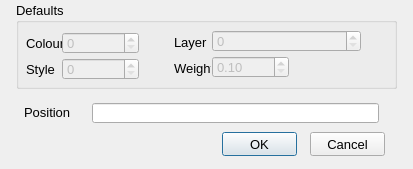
<?xml version="1.0" encoding="UTF-8"?>
<ui version="4.0">
 <class>PointVerify_Dialog</class>
 <widget class="QDialog" name="PointVerify_Dialog">
  <property name="geometry">
   <rect>
    <x>0</x>
    <y>0</y>
    <width>413</width>
    <height>169</height>
   </rect>
  </property>
  <property name="minimumSize">
   <size>
    <width>413</width>
    <height>169</height>
   </size>
  </property>
  <property name="maximumSize">
   <size>
    <width>413</width>
    <height>169</height>
   </size>
  </property>
  <property name="font">
   <font>
    <pointsize>10</pointsize>
   </font>
  </property>
  <property name="windowTitle">
   <string>Point Verify</string>
  </property>
  <widget class="QLabel" name="label_5">
   <property name="geometry">
    <rect>
     <x>24</x>
     <y>102</y>
     <width>61</width>
     <height>20</height>
    </rect>
   </property>
   <property name="font">
    <font>
     <pointsize>10</pointsize>
    </font>
   </property>
   <property name="text">
    <string>Position</string>
   </property>
  </widget>
  <widget class="QLineEdit" name="_104">
   <property name="geometry">
    <rect>
     <x>92</x>
     <y>103</y>
     <width>287</width>
     <height>20</height>
    </rect>
   </property>
   <property name="font">
    <font>
     <pointsize>10</pointsize>
    </font>
   </property>
   <property name="readOnly">
    <bool>true</bool>
   </property>
  </widget>
  <widget class="QPushButton" name="_1">
   <property name="geometry">
    <rect>
     <x>222</x>
     <y>132</y>
     <width>75</width>
     <height>24</height>
    </rect>
   </property>
   <property name="font">
    <font>
     <pointsize>10</pointsize>
    </font>
   </property>
   <property name="text">
    <string>OK</string>
   </property>
   <property name="default">
    <bool>true</bool>
   </property>
  </widget>
  <widget class="QGroupBox" name="groupBox">
   <property name="geometry">
    <rect>
     <x>16</x>
     <y>2</y>
     <width>381</width>
     <height>87</height>
    </rect>
   </property>
   <property name="title">
    <string>Defaults</string>
   </property>
   <widget class="QPushButton" name="_1002">
    <property name="enabled">
     <bool>true</bool>
    </property>
    <property name="geometry">
     <rect>
      <x>124</x>
      <y>55</y>
      <width>24</width>
      <height>24</height>
     </rect>
    </property>
    <property name="toolTip">
     <string>Select Style</string>
    </property>
    <property name="statusTip">
     <string/>
    </property>
    <property name="text">
     <string/>
    </property>
    <property name="icon">
     <iconset resource="../RealCAD.qrc">
      <normaloff>:/images/PROPERTIES-styles.svg</normaloff>:/images/PROPERTIES-styles.svg</iconset>
    </property>
    <property name="iconSize">
     <size>
      <width>20</width>
      <height>20</height>
     </size>
    </property>
    <property name="autoDefault">
     <bool>false</bool>
    </property>
    <property name="flat">
     <bool>true</bool>
    </property>
   </widget>
   <widget class="QLabel" name="label_103">
    <property name="geometry">
     <rect>
      <x>158</x>
      <y>56</y>
      <width>37</width>
      <height>20</height>
     </rect>
    </property>
    <property name="font">
     <font>
      <pointsize>10</pointsize>
     </font>
    </property>
    <property name="text">
     <string>Weight</string>
    </property>
   </widget>
   <widget class="QPushButton" name="_1001">
    <property name="enabled">
     <bool>true</bool>
    </property>
    <property name="geometry">
     <rect>
      <x>346</x>
      <y>28</y>
      <width>24</width>
      <height>24</height>
     </rect>
    </property>
    <property name="toolTip">
     <string>Select Layer</string>
    </property>
    <property name="statusTip">
     <string/>
    </property>
    <property name="text">
     <string/>
    </property>
    <property name="icon">
     <iconset resource="../RealCAD.qrc">
      <normaloff>:/images/PROPERTIES-layers.svg</normaloff>:/images/PROPERTIES-layers.svg</iconset>
    </property>
    <property name="iconSize">
     <size>
      <width>20</width>
      <height>20</height>
     </size>
    </property>
    <property name="flat">
     <bool>true</bool>
    </property>
   </widget>
   <widget class="QSpinBox" name="_102">
    <property name="enabled">
     <bool>false</bool>
    </property>
    <property name="geometry">
     <rect>
      <x>46</x>
      <y>56</y>
      <width>77</width>
      <height>22</height>
     </rect>
    </property>
    <property name="font">
     <font>
      <family>Lucida Grande</family>
      <pointsize>10</pointsize>
     </font>
    </property>
    <property name="maximum">
     <number>255</number>
    </property>
   </widget>
   <widget class="QLabel" name="label_100">
    <property name="geometry">
     <rect>
      <x>10</x>
      <y>31</y>
      <width>39</width>
      <height>20</height>
     </rect>
    </property>
    <property name="font">
     <font>
      <pointsize>10</pointsize>
     </font>
    </property>
    <property name="text">
     <string>Colour</string>
    </property>
   </widget>
   <widget class="QLabel" name="label_102">
    <property name="geometry">
     <rect>
      <x>10</x>
      <y>57</y>
      <width>41</width>
      <height>20</height>
     </rect>
    </property>
    <property name="font">
     <font>
      <pointsize>10</pointsize>
     </font>
    </property>
    <property name="text">
     <string>Style</string>
    </property>
   </widget>
   <widget class="QPushButton" name="_1000">
    <property name="enabled">
     <bool>true</bool>
    </property>
    <property name="geometry">
     <rect>
      <x>124</x>
      <y>29</y>
      <width>24</width>
      <height>24</height>
     </rect>
    </property>
    <property name="toolTip">
     <string>Select Colour</string>
    </property>
    <property name="text">
     <string/>
    </property>
    <property name="icon">
     <iconset resource="../RealCAD.qrc">
      <normaloff>:/images/PROPERTIES-colours.svg</normaloff>:/images/PROPERTIES-colours.svg</iconset>
    </property>
    <property name="iconSize">
     <size>
      <width>20</width>
      <height>20</height>
     </size>
    </property>
    <property name="autoDefault">
     <bool>false</bool>
    </property>
    <property name="flat">
     <bool>true</bool>
    </property>
   </widget>
   <widget class="QSpinBox" name="_100">
    <property name="enabled">
     <bool>false</bool>
    </property>
    <property name="geometry">
     <rect>
      <x>46</x>
      <y>30</y>
      <width>77</width>
      <height>22</height>
     </rect>
    </property>
    <property name="font">
     <font>
      <family>Lucida Grande</family>
      <pointsize>10</pointsize>
     </font>
    </property>
    <property name="specialValueText">
     <string/>
    </property>
    <property name="maximum">
     <number>255</number>
    </property>
   </widget>
   <widget class="WeightSpinBox" name="_103">
    <property name="enabled">
     <bool>false</bool>
    </property>
    <property name="geometry">
     <rect>
      <x>196</x>
      <y>54</y>
      <width>77</width>
      <height>22</height>
     </rect>
    </property>
    <property name="font">
     <font>
      <family>Lucida Grande</family>
      <pointsize>10</pointsize>
     </font>
    </property>
    <property name="specialValueText">
     <string/>
    </property>
    <property name="minimum">
     <double>0.100000000000000</double>
    </property>
    <property name="maximum">
     <double>3.000000000000000</double>
    </property>
    <property name="singleStep">
     <double>0.100000000000000</double>
    </property>
   </widget>
   <widget class="LayerSpinBox" name="_101">
    <property name="enabled">
     <bool>false</bool>
    </property>
    <property name="geometry">
     <rect>
      <x>196</x>
      <y>28</y>
      <width>149</width>
      <height>22</height>
     </rect>
    </property>
    <property name="font">
     <font>
      <family>Lucida Grande</family>
      <pointsize>10</pointsize>
     </font>
    </property>
    <property name="suffix">
     <string/>
    </property>
    <property name="maximum">
     <number>2049</number>
    </property>
   </widget>
   <widget class="QPushButton" name="_1003">
    <property name="enabled">
     <bool>true</bool>
    </property>
    <property name="geometry">
     <rect>
      <x>274</x>
      <y>54</y>
      <width>24</width>
      <height>24</height>
     </rect>
    </property>
    <property name="toolTip">
     <string>Select Weight</string>
    </property>
    <property name="statusTip">
     <string/>
    </property>
    <property name="text">
     <string/>
    </property>
    <property name="icon">
     <iconset resource="../RealCAD.qrc">
      <normaloff>:/images/PROPERTIES-weights.svg</normaloff>:/images/PROPERTIES-weights.svg</iconset>
    </property>
    <property name="iconSize">
     <size>
      <width>20</width>
      <height>20</height>
     </size>
    </property>
    <property name="flat">
     <bool>true</bool>
    </property>
   </widget>
   <widget class="QLabel" name="label_101">
    <property name="geometry">
     <rect>
      <x>158</x>
      <y>30</y>
      <width>33</width>
      <height>20</height>
     </rect>
    </property>
    <property name="font">
     <font>
      <pointsize>10</pointsize>
     </font>
    </property>
    <property name="text">
     <string>Layer</string>
    </property>
   </widget>
  </widget>
  <widget class="QPushButton" name="_2">
   <property name="geometry">
    <rect>
     <x>310</x>
     <y>132</y>
     <width>75</width>
     <height>24</height>
    </rect>
   </property>
   <property name="font">
    <font>
     <pointsize>10</pointsize>
    </font>
   </property>
   <property name="text">
    <string>Cancel</string>
   </property>
   <property name="autoDefault">
    <bool>false</bool>
   </property>
  </widget>
 </widget>
 <customwidgets>
  <customwidget>
   <class>WeightSpinBox</class>
   <extends>QDoubleSpinBox</extends>
   <header>../RealCADQt/source/weightspinbox.h</header>
  </customwidget>
  <customwidget>
   <class>LayerSpinBox</class>
   <extends>QSpinBox</extends>
   <header>../RealCADQt/source/layerspinbox.h</header>
  </customwidget>
 </customwidgets>
 <tabstops>
  <tabstop>_100</tabstop>
  <tabstop>_1000</tabstop>
  <tabstop>_102</tabstop>
  <tabstop>_1002</tabstop>
  <tabstop>_101</tabstop>
  <tabstop>_1001</tabstop>
  <tabstop>_103</tabstop>
  <tabstop>_1003</tabstop>
  <tabstop>_104</tabstop>
  <tabstop>_1</tabstop>
  <tabstop>_2</tabstop>
 </tabstops>
 <resources>
  <include location="../RealCAD.qrc"/>
 </resources>
 <connections/>
</ui>
